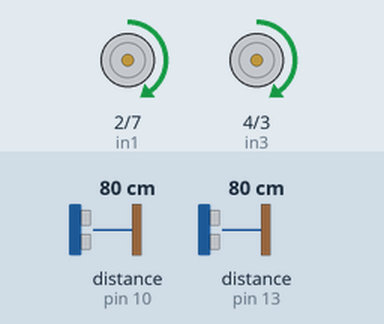
Simulated run of this sketch. Board: Arduino Uno, built with avr-gcc and run on an emulated ATmega328P. Shown: motor-driver pin pairs drawn as motors (green arrow = first pin HIGH = forward, orange = second pin HIGH = backward, longer = more drive, scaled by the enable pin). Wiring (inferred from the names in the program): 2 × ultrasonic range finder: trigger pin 11, echo pin 10 / trigger pin 12, echo pin 13. Inputs (shaded band) come from the test bench; at power-on: distance to the obstacle (sensors on pin 10, pin 13) 80 cm. The echo pulse lasts 58.3 µs per cm.

Above: at 2.0 s.
2.1 s: distance to the obstacle (sensor on pin 10) set to 54 cm
4.0 s: distance to the obstacle (sensor on pin 10) set to 49 cm
At 4.6 s:
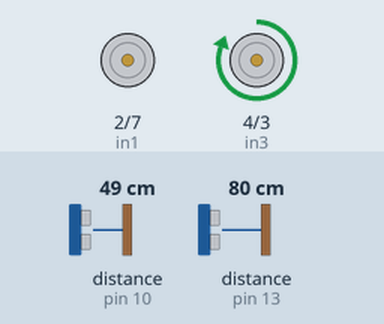
7.5 s: distance to the obstacle (sensor on pin 13) set to 54 cm
10.9 s: distance to the obstacle (sensor on pin 13) set to 46 cm
At 12.9 s:
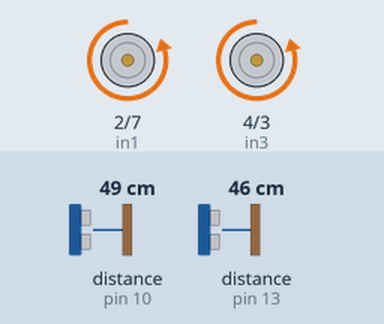
17.0 s: distance to the obstacle (sensor on pin 10) set to 60 cm
At 19.4 s:
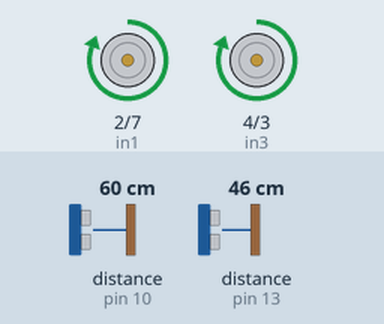
At 20.3 s:
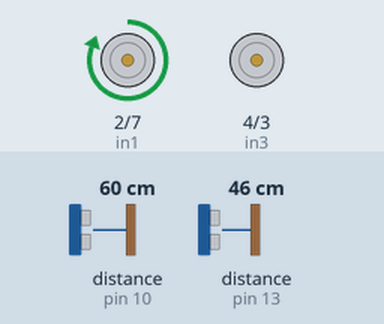
20.5 s: distance to the obstacle (sensor on pin 10) set to 2 cm
Timing chart, 0 to 24.2 s (numbered marks = the images above; inputs shaded):
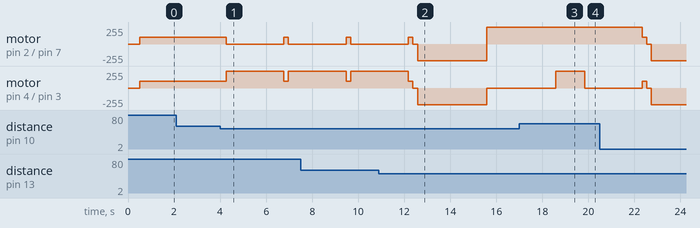

The sketch:

kod.ino
```cpp
//sağ sensör
int trigPin = 11;
int echoPin = 10;
//sol sensör
int trigPin2 = 12;
int echoPin2 = 13;


// motor 1
int enA = 6;//ok
int in1 = 2;
int in2 = 7;
// motor 2
int enB = 5;//ok
int in3 = 4;
int in4 = 3;

void setup()
{
pinMode(trigPin, OUTPUT);
pinMode(echoPin, INPUT);

pinMode(trigPin2, OUTPUT);
pinMode(echoPin2, INPUT);

pinMode(2,OUTPUT);
pinMode(7,OUTPUT);
pinMode(3,OUTPUT);
pinMode(4,OUTPUT);

pinMode(5,OUTPUT);
pinMode(6,OUTPUT);
}

void loop()

{
//yarım saniye delay
do {delay(500);}
while(0);


//sağ——————————————————————-

int duration, distance;
digitalWrite (trigPin, HIGH);
delayMicroseconds (10);
digitalWrite (trigPin, LOW);
duration = pulseIn (echoPin, HIGH);
distance = (duration/2) / 29.1;

//sol——————————————————————

int duration2, distance2;
digitalWrite (trigPin2, HIGH);
delayMicroseconds (10);
digitalWrite (trigPin2, LOW);
duration2 = pulseIn (echoPin2, HIGH);
distance2 = (duration2/2) / 29.1;

//——————————————————————

// Motorlar sabit hızda aynı yöne dönüyorlar.
// 1. motor ileri
digitalWrite(in1, HIGH);
digitalWrite(in2, LOW);
analogWrite(enA, 100);
// 2.motor ileri
digitalWrite(in3, HIGH);
digitalWrite(in4, LOW);
analogWrite(enB, 100);
delay(200);

if(distance<=50 && distance2<=50)//iki sensörün önünde de engel varsa
{
//motorlar durduruluyor
digitalWrite(in1, LOW);
digitalWrite(in2, LOW);
digitalWrite(in3, LOW);
digitalWrite(in4, LOW);

delay(200);//bir üst fonksiyonun çalışma süresi

// motorlar geriye dönüyor
digitalWrite(in1, LOW);
digitalWrite(in2, HIGH);
digitalWrite(in3, LOW);
digitalWrite(in4, HIGH);
analogWrite(enA,250);
analogWrite(enB,250);

delay(3000);//bir üst fonksiyonun çalışma süresi

digitalWrite(in1, HIGH);
digitalWrite(in2, LOW);
digitalWrite(in3, HIGH);
digitalWrite(in4, LOW);
//motorlar normal çalışıyor
analogWrite(enA, 255);
analogWrite(enB, 0);
//motor aynı yere çarpmasın diye döndürüldü
delay(3000);
analogWrite(enB, 255);
//motor normal hızına geri döndü


delay(550);//bir üst fonksiyonun çalışma süresi

}
//—————————————————-
if(distance<=50 && distance2>=50)//sağ sensör
{
//sol motor
digitalWrite(in1, HIGH);
digitalWrite(in2, LOW);
analogWrite(enA, 0);

//sağ motor
digitalWrite(in3, HIGH);
digitalWrite(in4, LOW);
analogWrite(enB, 255); // sağ motorun hızı arttırıldı

delay(2000);
}

//——————————————————
if(distance2<=50 && distance>=50)//sol sensör
{

//sol motor
digitalWrite(in1, HIGH);
digitalWrite(in2, LOW);
analogWrite(enA, 255);// sol motorun hızı arttırıldı

//sağ motor
digitalWrite(in3, HIGH);
digitalWrite(in4, LOW);
analogWrite(enB, 0);

delay(2000);
}}
```

Measured:
- the behaviour switches between 52 and 51 cm on distance to the obstacle (sensor on pin 10) (found by bisection; images 0 and 1)
- the behaviour switches between 52 and 51 cm on distance to the obstacle (sensor on pin 13) (found by bisection; images 1 and 2)
- after the input at 2.1 s, every drawn part: stays the same
- after the input at 4.0 s, motor on pin 2 (in1) / pin 7 (in2): forward 100/255 → stopped after 0.26 s, → forward 100/255 2.5 s later, → stopped 0.20 s later; motor on pin 4 (in3) / pin 3 (in4): forward 100/255 → forward 255/255 after 0.26 s, → forward 100/255 2.5 s later, → forward 255/255 0.20 s later
- after the input at 17.0 s, motor on pin 4 (in3) / pin 3 (in4): goes on until 19.8 s, then stays stopped
